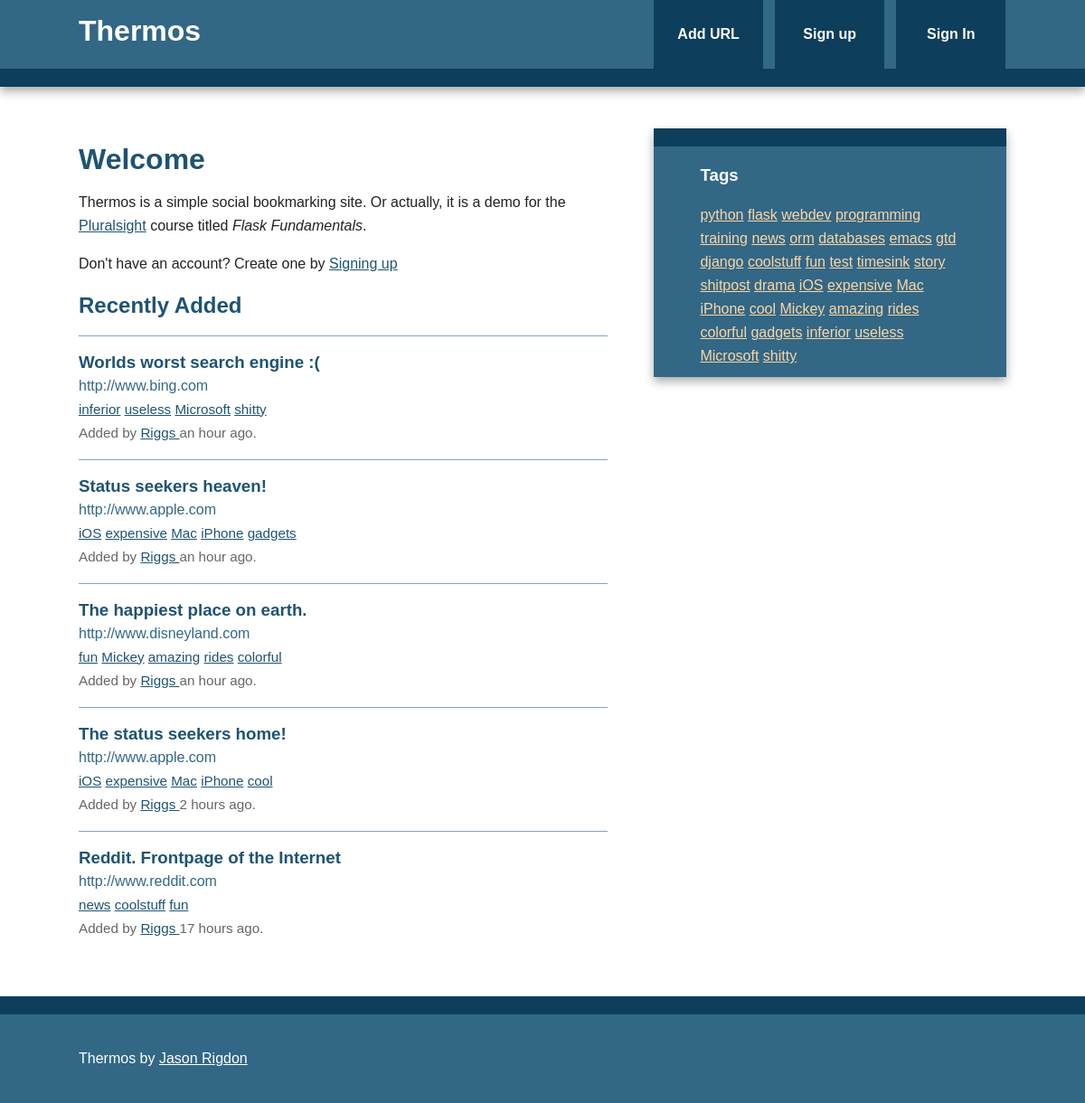
The page / on the database its author committed.
### thermos/models.py (models this page shows, shortened)
class Bookmark(db.Model):
	id = db.Column(db.Integer, primary_key=True)
	url = db.Column(db.Text, nullable=False)
	date = db.Column(db.DateTime, default=datetime.utcnow)
	description = db.Column(db.String(300))
	user_id = db.Column(db.Integer, db.ForeignKey('user.id'), nullable=False)
	_tags = db.relationship('Tag', secondary=tags, lazy='joined',
							backref=db.backref('bookmarks', lazy='dynamic'))
	@staticmethod
	def newest(num):
		return Bookmark.query.order_by(desc(Bookmark.date)).limit(num)
	@property
	def tags(self):
		return ",".join([t.name for t in self._tags])
	@tags.setter
	def tags(self, string):
		if string:
			self._tags = [Tag.getOrCreate(name) for name in string.split(',')]
		else:
			self._tags = []

class Tag(db.Model):
	id = db.Column(db.Integer, primary_key=True)
	name = db.Column(db.String(25), nullable=False, unique=True, index=True)
	@staticmethod
	def all():
		return Tag.query.all()
	def __repr__(self):
		return self.name

class User(db.Model, UserMixin):
	id = db.Column(db.Integer, primary_key=True)
	username = db.Column(db.String(80), unique=True)
	email = db.Column(db.String(120), unique=True)
	bookmarks = db.relationship('Bookmark', backref='user', lazy='dynamic')
	password_hash = db.Column(db.String)
	@property
	def password(self):
		raise AttributeError('password: write-only field')

### thermos/main/views.py (the view)
@main.route('/')
def index():
	return render_template('index.html', newBookmarks=Bookmark.newest(5))

### thermos/main/views.py (called while the page is built)
@main.app_context_processor
def injectTags():
	return dict(allTags=Tag.all)

### thermos/templates/index.html (shortened to what this page needs)
{% extends "base.html" %}
{% block content %}
	<article>
		<header>
			<h1>Welcome</h1>
			<p>Thermos is a simple social bookmarking site. Or actually, it is a demo for the <a href="https://app.pluralsight.com/library/courses/flask-micro-framework-introduction/table-of-contents">Pluralsight</a> course titled <i>Flask Fundamentals</i>.</p>
			<p>Don't have an account? Create one by <a href="{{ url_for('auth.signup') }}">Signing up</a></p>
		</header>
		<section>
			<h2>Recently Added</h2>
			{% if newBookmarks.count() > 0 %}
				{% with bookmarks=newBookmarks %}
					{% include "bookmark_list.html" %}
				{% endwith %}
			{% else %}
				No bookmarks have been added yet.
			{% endif %}
		</section>
	</article>
{% endblock %}

### thermos/templates/base.html (shortened to what this page needs)
<!doctype html>
<html class="no-js" lang="">
    <head>
        {% block styles %}
          <link rel="stylesheet" href="{{ url_for('static', filename='css/normalize.min.css') }}">
          <link rel="stylesheet" href="{{ url_for('static', filename='css/main.css') }} ">
        {% endblock %}
    </head>
    <body>
        <div class="header-container">
            <header class="wrapper clearfix">
                <a href="{{ url_for('main.index') }}"><h1 class="title">Thermos</h1></a>
                <nav>
                    <ul>
                        <li><a href="{{ url_for('bookmarks.add') }}">Add URL</a></li>
                        {% if current_user.is_authenticated %}
                          <li><a href="{{ url_for('bookmarks.user', username=current_user.username) }}">
                            My Links</a></li>
                          <li><a href="{{ url_for('auth.logout') }}">Sign out</a></li>
                        {% else %}
                          <li><a href="{{ url_for('auth.signup') }}">Sign up</a></li>
                          <li><a href="{{ url_for('auth.login') }}">Sign In</a></li>
                        {% endif %}
                    </ul>
                </nav>
            </header>
        </div>
        <div class="main-container">
            <div class="main wrapper clearfix">
				{% block content %}
				{% endblock %}
				{% block sidebar %}
					<aside>
						<h3>Tags</h3>
						      {% for t in allTags() %}
                    <a href="{{ url_for('bookmarks.tag', name=t) }}">{{ t }}</a>
                  {% endfor %}
					</aside>
				{% endblock %}
            </div>
        </div>
        <div class="footer-container">
            <footer class="wrapper">
                <p>Thermos by <a href="https://github.com/jpriggs">Jason Rigdon</a></p>
            </footer>
        </div>
    </body>
</html>

### thermos/templates/bookmark_list.html
<ul class="bookmarks">
  {% for bookmark in bookmarks %}
    <li>
      {% include "bookmark.html" %}
    </li>
  {% endfor %}
</ul>

### thermos/templates/bookmark.html (shortened to what this page needs)
<div class="bookmark">
  <a class="header" href="{{ bookmark.url }}">
    <h3 class="description">
      {{ bookmark.description|truncate(50, killwords=True) }}
    </h3>
    <span class="url">
      {{ bookmark.url|truncate(50, killwords=True) }}
    </span>
  </a>
  <div class="info">
    <span class="tags">
      {% if bookmark.tags %}
        {% for t in bookmark._tags %}
          <a href="{{ url_for('bookmarks.tag', name=t.name) }}">{{ t }}</a>
        {% endfor %}
      {% else %}
        No tags.
      {% endif %}
    </span>
    <br>
    Added by <a href="{{ url_for('bookmarks.user', username=bookmark.user.username) }}">
      {{ bookmark.user.username }}
    </a>
    {{ moment(bookmark.date).fromNow() }}.
  </div>
</div>

### thermos/static/css/main.css (style rules this page uses)
html, button, input, select, textarea { color: #222; }
html { font-size: 1em; line-height: 1.4; }
body { font: 16px/26px Helvetica, Helvetica Neue, Arial; }
.wrapper { width: 90%; margin: 0 5%; }
.header-container { border-bottom: 20px solid #0D3E5B; }
.footer-container, .main aside { border-top: 20px solid #0D3E5B; }
.header-container, .footer-container, .main aside { background: #326786; }
.title { color: white; }
nav ul { margin: 0; padding: 0; }
nav a { display: block; margin-bottom: 10px; padding: 15px 0; text-align: center; text-decoration: none; font-weight: bold; color: white; background: #0D3E5B; }
.main { padding: 30px 0; }
.main article h1 { font-size: 2em; }
.main aside { color: white; padding: 0 5% 10px; }
.footer-container footer { color: white; padding: 20px 0; }
a, a:visited { color: #1E5373; }
aside a { color: #FFD6A3; }
h1, h2, h3, h4, h5, h6 { color: #1E5373; }
.main aside h3, footer h3, footer a, footer a:visited { color: white; }
section { clear: left; }
ul.bookmarks { list-style: none none; padding-left: 0; }
.bookmark { padding-bottom: .5em; border-top: 1px solid #7EA6BF; padding: 1em 0; }
a.header { color: #326786; text-decoration: none; display: block; }
a.header h3 { margin: 0 0; }
div.info { font-size: .95em; color: #666666; }
@media only screen and (min-width: 480px) { nav a { float: left; width: 27%; margin: 0 1.7%; padding: 25px 2%; margin-bottom: 0; } }
@media only screen and (min-width: 480px) { nav li:first-child a { margin-left: 0; } }
@media only screen and (min-width: 480px) { nav li:last-child a { margin-right: 0; } }
@media only screen and (min-width: 480px) { nav ul li { display: inline; } }
@media only screen and (min-width: 768px) { .header-container, .main aside { -webkit-box-shadow: 0 5px 10px #aaa; -moz-box-shadow: 0 5px 10px #aaa; box-shadow: 0 5px 10px #aaa; } }
@media only screen and (min-width: 768px) { .title { float: left; } }
@media only screen and (min-width: 768px) { nav { float: right; width: 38%; } }
@media only screen and (min-width: 768px) { .main article { float: left; width: 57%; } }
@media only screen and (min-width: 768px) { .main aside { float: right; width: 28%; } }
@media only screen and (min-width: 1140px) { .wrapper { width: 1026px; margin: 0 auto; } }
.clearfix:before, .clearfix:after { content: " "; display: table; }
.clearfix:after { clear: both; }
.clearfix { *zoom: 1; }

### rows shown on the page
Bookmark: description "Worlds worst search engine :(", url "http://www.bing.com", user.username "Riggs", date "an hour ago"
Tag: name "inferior"
Tag: name "useless"
Tag: name "Microsoft"
Tag: name "shitty"
Bookmark: description "Status seekers heaven!", url "http://www.apple.com", user.username "Riggs", date "an hour ago"
Tag: name "iOS"
Tag: name "expensive"
Tag: name "Mac"
Tag: name "iPhone"
Tag: name "gadgets"
Bookmark: description "The happiest place on earth.", url "http://www.disneyland.com", user.username "Riggs", date "an hour ago"
Tag: name "fun"
Tag: name "Mickey"
Tag: name "amazing"
Tag: name "rides"
Tag: name "colorful"
Bookmark: description "The status seekers home!", url "http://www.apple.com", user.username "Riggs", date "2 hours ago"
Tag: name "cool"
Bookmark: description "Reddit. Frontpage of the Internet", url "http://www.reddit.com", user.username "Riggs", date "17 hours ago"
Tag: name "news"
Tag: name "coolstuff"
Tag: name "python"
Tag: name "flask"
Tag: name "webdev"
Tag: name "programming"
Tag: name "training"
Tag: name "orm"
Tag: name "databases"
Tag: name "emacs"
Tag: name "gtd"
Tag: name "django"
Tag: name "test"
Tag: name "timesink"
Tag: name "story"
Tag: name "shitpost"
Tag: name "drama"
